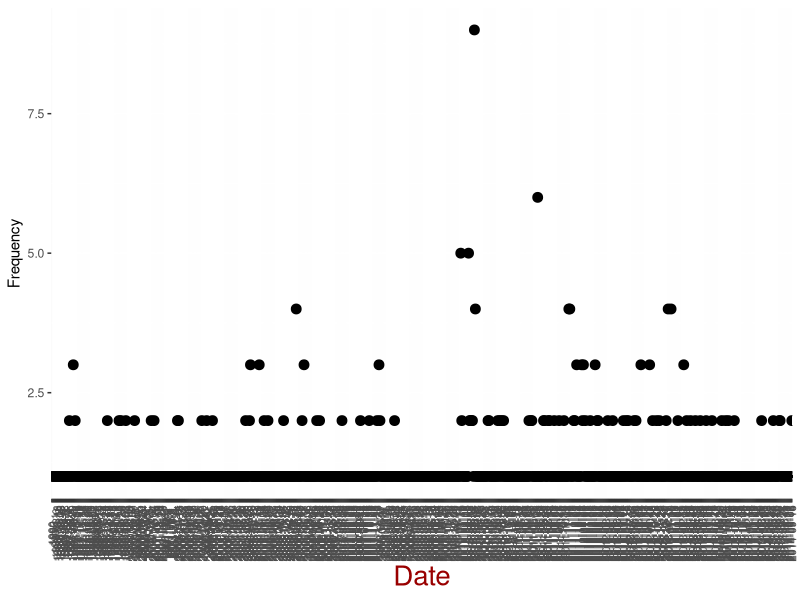

This chart was generated by the following R code: (Note: this script raises an error after producing the figure.)

setwd('/git_repositories/RBI_Speeches')

# setwd("~/Documents/college/PhD/Output/Dataset/GitHub/RBI_Speeches") ## for my computer - sahil

library(tm)
library(ggplot2)
library(scales)

meta <- read.csv('metadata.csv', stringsAsFactors = F)


#######################################
# calculating time series of speeches #
#######################################

date<-meta$date_new
date<-as.Date(date,"%d-%m-%Y")
freq<-table(date) 
freq<-data.frame(freq)

p<-ggplot(freq, aes(x = date, y = Freq))
p<-p+geom_point(size=3)
p<-p + scale_x_discrete(name="Date",labels=abbreviate) +
  scale_y_continuous(name="Frequency") + theme(axis.title.x = element_text( colour="#990000", size=20),
                                               axis.text.x  = element_text(angle=90, vjust=0.5, size=8))
pdf('Speeches_TimeSeries.pdf')
p
dev.off()

minDate <- timeCalendar(y=as.integer(format(min(time(date)),'%Y')),m=1,d=1)
maxDate <- max(time(date))
datesToShow = timeSequence(from=minDate,to=maxDate,by="1 year")

plot(freq, major.format = "%Y",type="l")

plot(freq, xaxt = "n")
axis(1, date, format(date, "%d %b"), cex.axis = .7)

ddate<-strftime(freq$date,"%Y-%m-%d")
ddate<-strftime(date,"%Y-%m")

fr_mon<-table(ddate)

fr_mon<-data.frame(fr_mon)
p<-ggplot(fr_mon, aes(x = ddate, y = Freq))
p<-p+geom_bar(size=3) + scale_x_discrete(name="Date")

plot(fr_mon,type="h")

#######################################
# frequency of the top speakers (by #) #
#######################################

people<-table(meta$Person)
people<-people[order(people$Freq),]
people<-data.frame(people)
peo<-cbind((people$Var1[61:79]),people$Freq[61:79])
peo<-data.frame(peo)
q<-ggplot(peo, aes(x = X1, y = X2))
q<-q+geom_bar()+coord_flip() + scale_x_discrete(name="Officials") +
  scale_y_continuous(name="Frequency") 

pdf('People_TopSpeakers.pdf')
q
dev.off()
